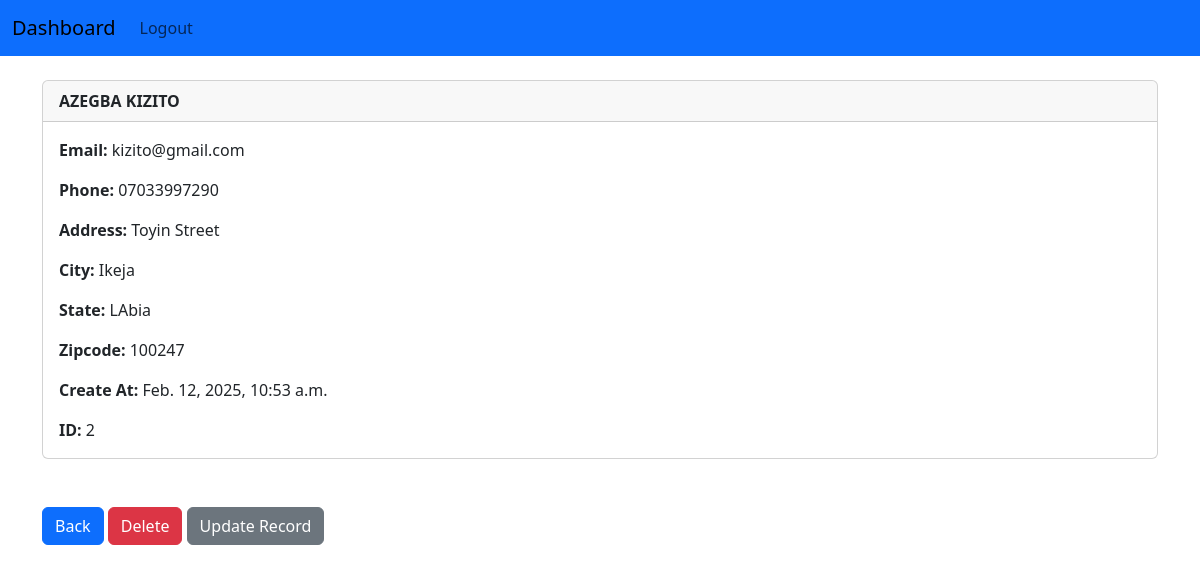
/customer/2 (signed in), run on the app's committed database.
### myapp/models.py (models this page shows, shortened)
class Customer(models.Model):
    created_at = models.DateTimeField(auto_now_add=True)
    First_name = models.CharField(max_length=50)
    Last_name = models.CharField(max_length=50)
    Email = models.CharField(max_length=100)
    Phone = models.CharField(max_length=15)
    Address = models.CharField(max_length=100)
    City = models.CharField(max_length=50)
    State = models.CharField(max_length=50)
    Zipcode = models.CharField(max_length=50)

### myapp/views.py (the view)
# urls.py: path('customer/<int:pk>', views.customer_records, name = 'customer'),
def customer_records(request, pk):
	if request.user.is_authenticated:
		customer_record = Customer.objects.get(id = pk)
		return render(request, 'myapp/customer.html', {'customer_record':customer_record})
	else:
		messages.success(request, 'You must Login to view the Customer Record')
		return redirect('home')

### myapp/templates/myapp/customer.html (shortened to what this page needs)
{% extends 'myapp/base.html' %}
{% block content %}
<div class="card">
    <div class="card-header"><strong>
          {{ customer_record.First_name }}
          {{ customer_record.Last_name }}</strong>
    </div>
    <div class="card-body">
  <p class="card-text">
  <strong>Email: </strong>{{ customer_record.Email }}</p>
  <p class="card-text">
  <strong>Phone: </strong>{{ customer_record.Phone }}
  </p>
  <p class="card-text">
  <strong>Address: </strong>{{ customer_record.Address }}</p>
  <p class="card-text">
  <strong>City: </strong>{{ customer_record.City }}</p>
  <p class="card-text">
  <strong>State: </strong>{{ customer_record.State }}</p>
  <p class="card-text">
  <strong>Zipcode: </strong>{{ customer_record.Zipcode }}</p>
  <p class="card-text">
  <strong>Create At: </strong>{{ customer_record.created_at }}</p>
  <p class="card-text">
  <strong>ID: </strong>{{ customer_record.id }}</p>
    </div>
  </div>
  <br/><br/>
  <a href="{% url 'home' %}" class="btn btn-primary">Back</a>
  <a href="{% url 'delete' customer_record.id%}" class="btn btn-danger">Delete</a>
  <a href="{% url 'update' customer_record.id%}" class="btn btn-secondary">Update Record</a>
{% endblock %}

### data on the page
Customer: First_name "AZEGBA", Last_name "KIZITO", Email "kizito@gmail.com", Phone "07033997290", Address "Toyin Street", City "Ikeja", State "LAbia", Zipcode "100247", created_at "Feb. 12, 2025, 10:53 a.m.", id "2"
